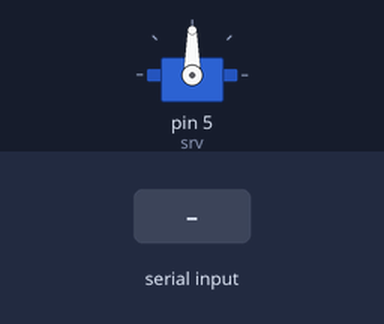
Recording of a sketch running on a simulated Arduino Uno, built with avr-gcc and run on an emulated ATmega328P. Shown: servo. Inputs (shaded band) come from the test bench.

Above: at 1.2 s.
1.3 s: "90,45\n" received over Serial
At 1.6 s:
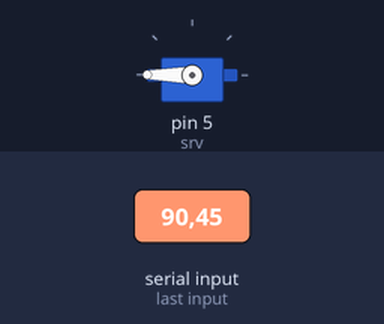
2.8 s: "X90\n" received over Serial
At 4.0 s:
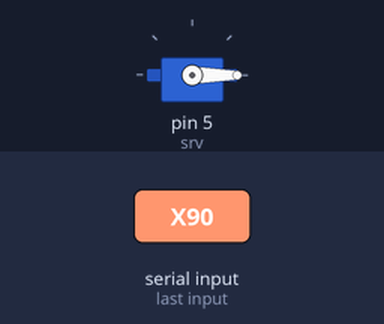
4.3 s: "30,150\n" received over Serial
At 5.0 s:
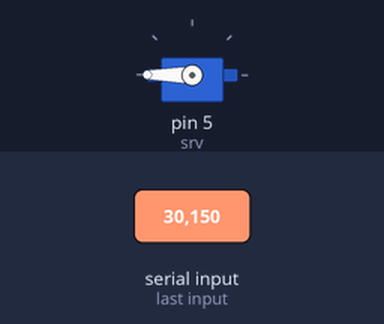
5.8 s: "X,45\n" received over Serial
At 6.3 s:
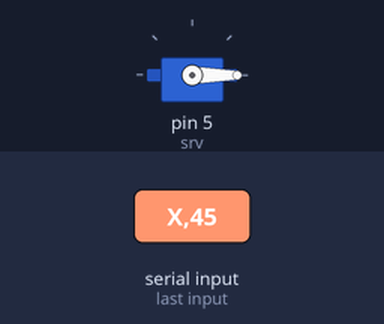
Timing chart, 0 to 8.3 s (numbered marks = the images above; inputs shaded):
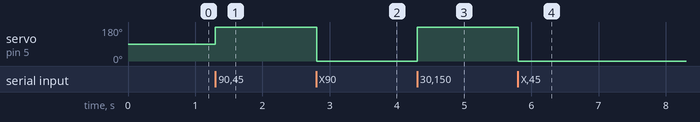

Measured:
- after the input at 1.3 s, servo on pin 5 (srv): 90° → 180° at once
- after the input at 2.8 s, servo on pin 5 (srv): 180° → 0° at once
- after the input at 4.3 s, servo on pin 5 (srv): 0° → 180° at once
- after the input at 5.8 s, servo on pin 5 (srv): 180° → 0° at once

The sketch:

Control_servo_whit_Head.ino
```cpp
#include <Servo.h>

int width = 640, height = 480;
int xpos = 180;

Servo srv;

void setup() {
  Serial.begin(9600);
  srv.attach(5);
}
const int angle = 2;


void loop() {
  if (Serial.available() > 0)
  {
    int x_mid, y_mid;
    if (Serial.read() == 'X')
    {
      x_mid = Serial.parseInt();
      if (Serial.read() == 'Y')
        y_mid = Serial.parseInt();
    }

  int xo = map(x_mid, 350,400, 0,180);
    srv.write(xo);
  }
}
```
